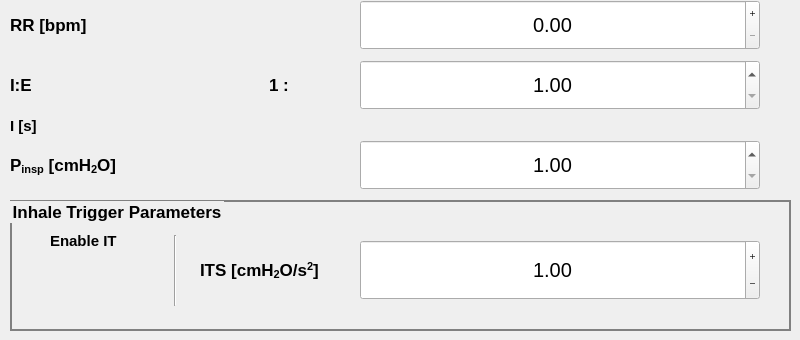
      <widget class="QWidget" name="tab_pcv">
       <attribute name="title">
        <string>PCV</string>
       </attribute>
       <widget class="QLabel" name="label">
        <property name="geometry">
         <rect>
          <x>10</x>
          <y>0</y>
          <width>340</width>
          <height>50</height>
         </rect>
        </property>
        <property name="font">
         <font>
          <family>Cantarell</family>
          <pointsize>13</pointsize>
          <weight>75</weight>
          <bold>true</bold>
         </font>
        </property>
        <property name="text">
         <string>RR [bpm]</string>
        </property>
       </widget>
       <widget class="QLabel" name="label_2">
        <property name="geometry">
         <rect>
          <x>10</x>
          <y>60</y>
          <width>140</width>
          <height>50</height>
         </rect>
        </property>
        <property name="font">
         <font>
          <family>Cantarell</family>
          <pointsize>13</pointsize>
          <weight>75</weight>
          <bold>true</bold>
         </font>
        </property>
        <property name="text">
         <string>I:E</string>
        </property>
       </widget>
       <widget class="QDoubleSpinBox" name="spinBox_rr">
        <property name="geometry">
         <rect>
          <x>360</x>
          <y>0</y>
          <width>400</width>
          <height>50</height>
         </rect>
        </property>
        <property name="font">
         <font>
          <pointsize>15</pointsize>
         </font>
        </property>
        <property name="styleSheet">
         <string notr="true"/>
        </property>
        <property name="alignment">
         <set>Qt::AlignCenter</set>
        </property>
        <property name="buttonSymbols">
         <enum>QAbstractSpinBox::PlusMinus</enum>
        </property>
       </widget>
       <widget class="QDoubleSpinBox" name="spinBox_insp_expir_ratio">
        <property name="geometry">
         <rect>
          <x>360</x>
          <y>60</y>
          <width>400</width>
          <height>50</height>
         </rect>
        </property>
        <property name="font">
         <font>
          <pointsize>15</pointsize>
          <weight>50</weight>
          <bold>false</bold>
         </font>
        </property>
        <property name="alignment">
         <set>Qt::AlignCenter</set>
        </property>
        <property name="minimum">
         <double>1.000000000000000</double>
        </property>
        <property name="maximum">
         <double>10.000000000000000</double>
        </property>
        <property name="singleStep">
         <double>0.100000000000000</double>
        </property>
       </widget>
       <widget class="QPushButton" name="fake_btn_rr">
        <property name="geometry">
         <rect>
          <x>440</x>
          <y>0</y>
          <width>240</width>
          <height>50</height>
         </rect>
        </property>
        <property name="palette">
         <palette>
          <active>
           <colorrole role="Button">
            <brush brushstyle="SolidPattern">
             <color alpha="0">
              <red>0</red>
              <green>0</green>
              <blue>0</blue>
             </color>
            </brush>
           </colorrole>
           <colorrole role="Base">
            <brush brushstyle="SolidPattern">
             <color alpha="0">
              <red>0</red>
              <green>0</green>
              <blue>0</blue>
             </color>
            </brush>
           </colorrole>
           <colorrole role="Window">
            <brush brushstyle="SolidPattern">
             <color alpha="0">
              <red>0</red>
              <green>0</green>
              <blue>0</blue>
             </color>
            </brush>
           </colorrole>
          </active>
          <inactive>
           <colorrole role="Button">
            <brush brushstyle="SolidPattern">
             <color alpha="0">
              <red>0</red>
              <green>0</green>
              <blue>0</blue>
             </color>
            </brush>
           </colorrole>
           <colorrole role="Base">
            <brush brushstyle="SolidPattern">
             <color alpha="0">
              <red>0</red>
              <green>0</green>
              <blue>0</blue>
             </color>
            </brush>
           </colorrole>
           <colorrole role="Window">
            <brush brushstyle="SolidPattern">
             <color alpha="0">
              <red>0</red>
              <green>0</green>
              <blue>0</blue>
             </color>
            </brush>
           </colorrole>
          </inactive>
          <disabled>
           <colorrole role="Button">
            <brush brushstyle="SolidPattern">
             <color alpha="0">
              <red>0</red>
              <green>0</green>
              <blue>0</blue>
             </color>
            </brush>
           </colorrole>
           <colorrole role="Base">
            <brush brushstyle="SolidPattern">
             <color alpha="0">
              <red>0</red>
              <green>0</green>
              <blue>0</blue>
             </color>
            </brush>
           </colorrole>
           <colorrole role="Window">
            <brush brushstyle="SolidPattern">
             <color alpha="0">
              <red>0</red>
              <green>0</green>
              <blue>0</blue>
             </color>
            </brush>
           </colorrole>
          </disabled>
         </palette>
        </property>
        <property name="font">
         <font>
          <underline>false</underline>
         </font>
        </property>
        <property name="styleSheet">
         <string notr="true">QPushButton {
	background-color: rgba(0, 0, 0, 0);
     border-style: outset;
}</string>
        </property>
        <property name="text">
         <string/>
        </property>
       </widget>
       <widget class="QPushButton" name="fake_btn_ie">
        <property name="geometry">
         <rect>
          <x>440</x>
          <y>60</y>
          <width>240</width>
          <height>50</height>
         </rect>
        </property>
        <property name="palette">
         <palette>
          <active>
           <colorrole role="Button">
            <brush brushstyle="SolidPattern">
             <color alpha="0">
              <red>0</red>
              <green>0</green>
              <blue>0</blue>
             </color>
            </brush>
           </colorrole>
           <colorrole role="Base">
            <brush brushstyle="SolidPattern">
             <color alpha="0">
              <red>0</red>
              <green>0</green>
              <blue>0</blue>
             </color>
            </brush>
           </colorrole>
           <colorrole role="Window">
            <brush brushstyle="SolidPattern">
             <color alpha="0">
              <red>0</red>
              <green>0</green>
              <blue>0</blue>
             </color>
            </brush>
           </colorrole>
          </active>
          <inactive>
           <colorrole role="Button">
            <brush brushstyle="SolidPattern">
             <color alpha="0">
              <red>0</red>
              <green>0</green>
              <blue>0</blue>
             </color>
            </brush>
           </colorrole>
           <colorrole role="Base">
            <brush brushstyle="SolidPattern">
             <color alpha="0">
              <red>0</red>
              <green>0</green>
              <blue>0</blue>
             </color>
            </brush>
           </colorrole>
           <colorrole role="Window">
            <brush brushstyle="SolidPattern">
             <color alpha="0">
              <red>0</red>
              <green>0</green>
              <blue>0</blue>
             </color>
            </brush>
           </colorrole>
          </inactive>
          <disabled>
           <colorrole role="Button">
            <brush brushstyle="SolidPattern">
             <color alpha="0">
              <red>0</red>
              <green>0</green>
              <blue>0</blue>
             </color>
            </brush>
           </colorrole>
           <colorrole role="Base">
            <brush brushstyle="SolidPattern">
             <color alpha="0">
              <red>0</red>
              <green>0</green>
              <blue>0</blue>
             </color>
            </brush>
           </colorrole>
           <colorrole role="Window">
            <brush brushstyle="SolidPattern">
             <color alpha="0">
              <red>0</red>
              <green>0</green>
              <blue>0</blue>
             </color>
            </brush>
           </colorrole>
          </disabled>
         </palette>
        </property>
        <property name="font">
         <font>
          <underline>false</underline>
         </font>
        </property>
        <property name="styleSheet">
         <string notr="true">QPushButton {
	background-color: rgba(0, 0, 0, 0);
     border-style: outset;
}</string>
        </property>
        <property name="text">
         <string/>
        </property>
       </widget>
       <widget class="QLabel" name="label_3">
        <property name="geometry">
         <rect>
          <x>10</x>
          <y>140</y>
          <width>340</width>
          <height>50</height>
         </rect>
        </property>
        <property name="font">
         <font>
          <family>Cantarell</family>
          <pointsize>13</pointsize>
          <weight>75</weight>
          <bold>true</bold>
         </font>
        </property>
        <property name="text">
         <string>&lt;html&gt;&lt;head/&gt;&lt;body&gt;&lt;p&gt;P&lt;span style=&quot; vertical-align:sub;&quot;&gt;insp&lt;/span&gt; [cmH&lt;span style=&quot; vertical-align:sub;&quot;&gt;2&lt;/span&gt;O]&lt;/p&gt;&lt;/body&gt;&lt;/html&gt;</string>
        </property>
       </widget>
       <widget class="QDoubleSpinBox" name="spinBox_insp_pressure">
        <property name="geometry">
         <rect>
          <x>360</x>
          <y>140</y>
          <width>400</width>
          <height>50</height>
         </rect>
        </property>
        <property name="font">
         <font>
          <pointsize>15</pointsize>
          <weight>50</weight>
          <bold>false</bold>
         </font>
        </property>
        <property name="alignment">
         <set>Qt::AlignCenter</set>
        </property>
        <property name="minimum">
         <double>1.000000000000000</double>
        </property>
        <property name="maximum">
         <double>10.000000000000000</double>
        </property>
        <property name="singleStep">
         <double>0.100000000000000</double>
        </property>
       </widget>
       <widget class="QPushButton" name="fake_btn_insp_pressure">
        <property name="geometry">
         <rect>
          <x>440</x>
          <y>140</y>
          <width>240</width>
          <height>50</height>
         </rect>
        </property>
        <property name="palette">
         <palette>
          <active>
           <colorrole role="Button">
            <brush brushstyle="SolidPattern">
             <color alpha="0">
              <red>0</red>
              <green>0</green>
              <blue>0</blue>
             </color>
            </brush>
           </colorrole>
           <colorrole role="Base">
            <brush brushstyle="SolidPattern">
             <color alpha="0">
              <red>0</red>
              <green>0</green>
              <blue>0</blue>
             </color>
            </brush>
           </colorrole>
           <colorrole role="Window">
            <brush brushstyle="SolidPattern">
             <color alpha="0">
              <red>0</red>
              <green>0</green>
              <blue>0</blue>
             </color>
            </brush>
           </colorrole>
          </active>
          <inactive>
           <colorrole role="Button">
            <brush brushstyle="SolidPattern">
             <color alpha="0">
              <red>0</red>
              <green>0</green>
              <blue>0</blue>
             </color>
            </brush>
           </colorrole>
           <colorrole role="Base">
            <brush brushstyle="SolidPattern">
             <color alpha="0">
              <red>0</red>
              <green>0</green>
              <blue>0</blue>
             </color>
            </brush>
           </colorrole>
           <colorrole role="Window">
            <brush brushstyle="SolidPattern">
             <color alpha="0">
              <red>0</red>
              <green>0</green>
              <blue>0</blue>
             </color>
            </brush>
           </colorrole>
          </inactive>
          <disabled>
           <colorrole role="Button">
            <brush brushstyle="SolidPattern">
             <color alpha="0">
              <red>0</red>
              <green>0</green>
              <blue>0</blue>
             </color>
            </brush>
           </colorrole>
           <colorrole role="Base">
            <brush brushstyle="SolidPattern">
             <color alpha="0">
              <red>0</red>
              <green>0</green>
              <blue>0</blue>
             </color>
            </brush>
           </colorrole>
           <colorrole role="Window">
            <brush brushstyle="SolidPattern">
             <color alpha="0">
              <red>0</red>
              <green>0</green>
              <blue>0</blue>
             </color>
            </brush>
           </colorrole>
          </disabled>
         </palette>
        </property>
        <property name="font">
         <font>
          <underline>false</underline>
         </font>
        </property>
        <property name="styleSheet">
         <string notr="true">QPushButton {
	background-color: rgba(0, 0, 0, 0);
     border-style: outset;
}</string>
        </property>
        <property name="text">
         <string/>
        </property>
       </widget>
       <widget class="QGroupBox" name="groupBox_3">
        <property name="geometry">
         <rect>
          <x>10</x>
          <y>200</y>
          <width>781</width>
          <height>131</height>
         </rect>
        </property>
        <property name="font">
         <font>
          <pointsize>13</pointsize>
          <weight>75</weight>
          <bold>true</bold>
         </font>
        </property>
        <property name="styleSheet">
         <string notr="true">QGroupBox {
border: 2px solid gray;
}</string>
        </property>
        <property name="title">
         <string>Inhale Trigger Parameters</string>
        </property>
        <widget class="QDoubleSpinBox" name="spinBox_trigger_sensitivity">
         <property name="geometry">
          <rect>
           <x>350</x>
           <y>40</y>
           <width>400</width>
           <height>60</height>
          </rect>
         </property>
         <property name="font">
          <font>
           <pointsize>15</pointsize>
          </font>
         </property>
         <property name="styleSheet">
          <string notr="true"/>
         </property>
         <property name="alignment">
          <set>Qt::AlignCenter</set>
         </property>
         <property name="buttonSymbols">
          <enum>QAbstractSpinBox::PlusMinus</enum>
         </property>
         <property name="value">
          <double>1.000000000000000</double>
         </property>
        </widget>
        <widget class="MVMToggle" name="toggle_pcv_trigger_enable" native="true">
         <property name="enabled">
          <bool>false</bool>
         </property>
         <property name="geometry">
          <rect>
           <x>20</x>
           <y>60</y>
           <width>131</width>
           <height>41</height>
          </rect>
         </property>
        </widget>
        <widget class="QLabel" name="label_4">
         <property name="geometry">
          <rect>
           <x>190</x>
           <y>40</y>
           <width>160</width>
           <height>60</height>
          </rect>
         </property>
         <property name="font">
          <font>
           <family>Cantarell</family>
           <pointsize>13</pointsize>
           <weight>75</weight>
           <bold>true</bold>
          </font>
         </property>
         <property name="text">
          <string>&lt;html&gt;&lt;head/&gt;&lt;body&gt;&lt;p&gt;ITS [cmH&lt;span style=&quot; vertical-align:sub;&quot;&gt;2&lt;/span&gt;O/s&lt;span style=&quot; vertical-align:super;&quot;&gt;2&lt;/span&gt;]&lt;/p&gt;&lt;/body&gt;&lt;/html&gt;</string>
         </property>
        </widget>
        <widget class="QLabel" name="label_14">
         <property name="geometry">
          <rect>
           <x>40</x>
           <y>20</y>
           <width>101</width>
           <height>41</height>
          </rect>
         </property>
         <property name="font">
          <font>
           <pointsize>11</pointsize>
           <weight>75</weight>
           <bold>true</bold>
          </font>
         </property>
         <property name="text">
          <string>Enable IT</string>
         </property>
        </widget>
        <widget class="QPushButton" name="fake_btn_trigger_sensitivity">
         <property name="geometry">
          <rect>
           <x>430</x>
           <y>40</y>
           <width>240</width>
           <height>60</height>
          </rect>
         </property>
         <property name="palette">
          <palette>
           <active>
            <colorrole role="Button">
             <brush brushstyle="SolidPattern">
              <color alpha="0">
               <red>0</red>
               <green>0</green>
               <blue>0</blue>
              </color>
             </brush>
            </colorrole>
            <colorrole role="Base">
             <brush brushstyle="SolidPattern">
              <color alpha="0">
               <red>0</red>
               <green>0</green>
               <blue>0</blue>
              </color>
             </brush>
            </colorrole>
            <colorrole role="Window">
             <brush brushstyle="SolidPattern">
              <color alpha="0">
               <red>0</red>
               <green>0</green>
               <blue>0</blue>
              </color>
             </brush>
            </colorrole>
           </active>
           <inactive>
            <colorrole role="Button">
             <brush brushstyle="SolidPattern">
              <color alpha="0">
               <red>0</red>
               <green>0</green>
               <blue>0</blue>
              </color>
             </brush>
            </colorrole>
            <colorrole role="Base">
             <brush brushstyle="SolidPattern">
              <color alpha="0">
               <red>0</red>
               <green>0</green>
               <blue>0</blue>
              </color>
             </brush>
            </colorrole>
            <colorrole role="Window">
             <brush brushstyle="SolidPattern">
              <color alpha="0">
               <red>0</red>
               <green>0</green>
               <blue>0</blue>
              </color>
             </brush>
            </colorrole>
           </inactive>
           <disabled>
            <colorrole role="Button">
             <brush brushstyle="SolidPattern">
              <color alpha="0">
               <red>0</red>
               <green>0</green>
               <blue>0</blue>
              </color>
             </brush>
            </colorrole>
            <colorrole role="Base">
             <brush brushstyle="SolidPattern">
              <color alpha="0">
               <red>0</red>
               <green>0</green>
               <blue>0</blue>
              </color>
             </brush>
            </colorrole>
            <colorrole role="Window">
             <brush brushstyle="SolidPattern">
              <color alpha="0">
               <red>0</red>
               <green>0</green>
               <blue>0</blue>
              </color>
             </brush>
            </colorrole>
           </disabled>
          </palette>
         </property>
         <property name="font">
          <font>
           <underline>false</underline>
          </font>
         </property>
         <property name="styleSheet">
          <string notr="true">QPushButton {
	background-color: rgba(0, 0, 0, 0);
     border-style: outset;
}</string>
         </property>
         <property name="text">
          <string/>
         </property>
        </widget>
        <widget class="Line" name="line_5">
         <property name="geometry">
          <rect>
           <x>155</x>
           <y>35</y>
           <width>20</width>
           <height>71</height>
          </rect>
         </property>
         <property name="orientation">
          <enum>Qt::Vertical</enum>
         </property>
        </widget>
       </widget>
       <widget class="QLabel" name="label_12">
        <property name="geometry">
         <rect>
          <x>10</x>
          <y>110</y>
          <width>50</width>
          <height>31</height>
         </rect>
        </property>
        <property name="font">
         <font>
          <pointsize>11</pointsize>
          <weight>75</weight>
          <bold>true</bold>
         </font>
        </property>
        <property name="text">
         <string>I [s]</string>
        </property>
       </widget>
       <widget class="QLabel" name="inspiratory_time_label">
        <property name="geometry">
         <rect>
          <x>260</x>
          <y>110</y>
          <width>90</width>
          <height>30</height>
         </rect>
        </property>
        <property name="font">
         <font>
          <pointsize>11</pointsize>
          <weight>75</weight>
          <bold>true</bold>
         </font>
        </property>
        <property name="text">
         <string/>
        </property>
       </widget>
       <widget class="QLabel" name="label_13">
        <property name="geometry">
         <rect>
          <x>269</x>
          <y>60</y>
          <width>71</width>
          <height>50</height>
         </rect>
        </property>
        <property name="font">
         <font>
          <family>Cantarell</family>
          <pointsize>13</pointsize>
          <weight>75</weight>
          <bold>true</bold>
         </font>
        </property>
        <property name="text">
         <string>1 :</string>
        </property>
       </widget>
      </widget>
